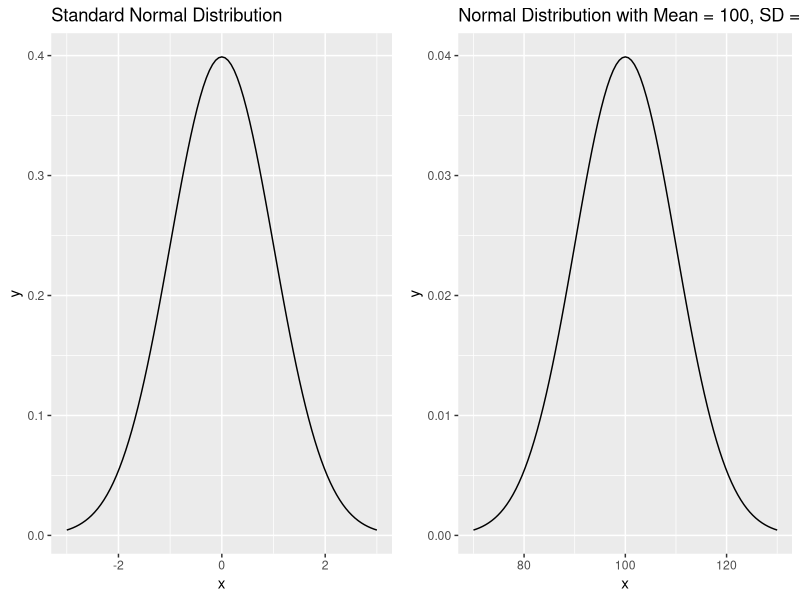
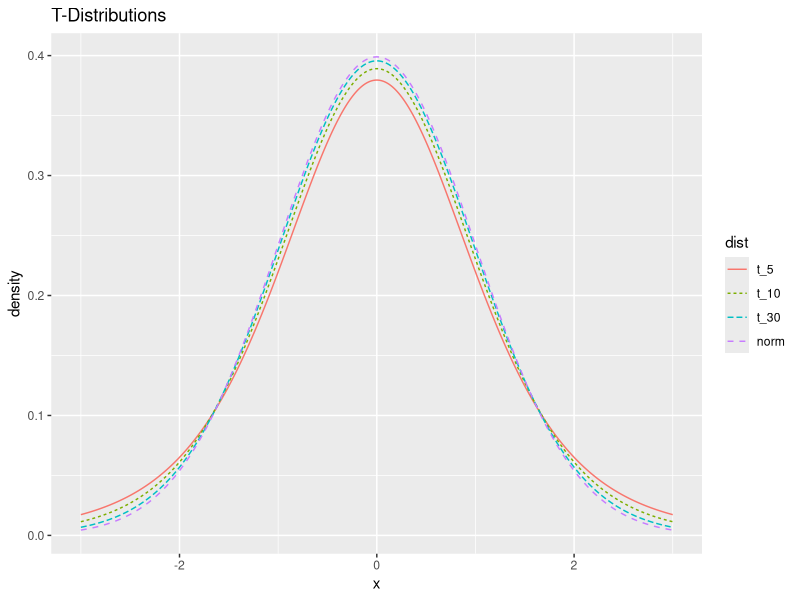
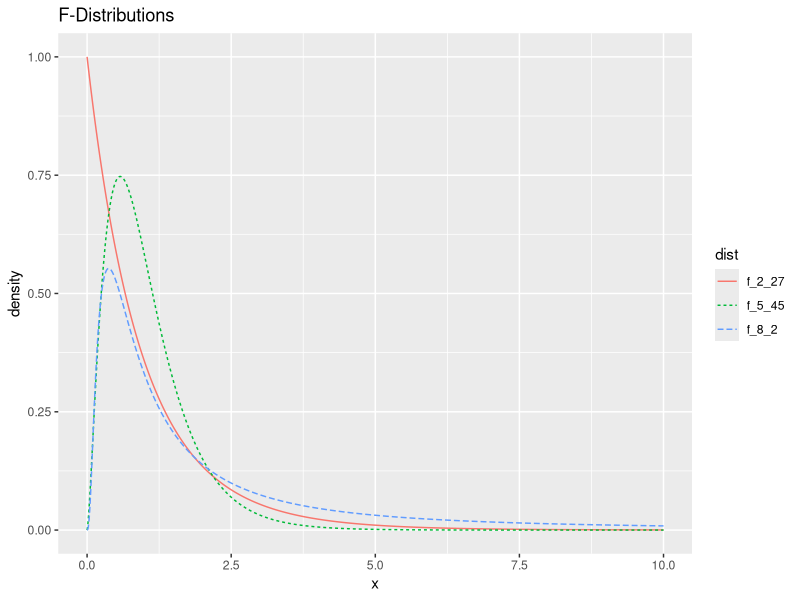
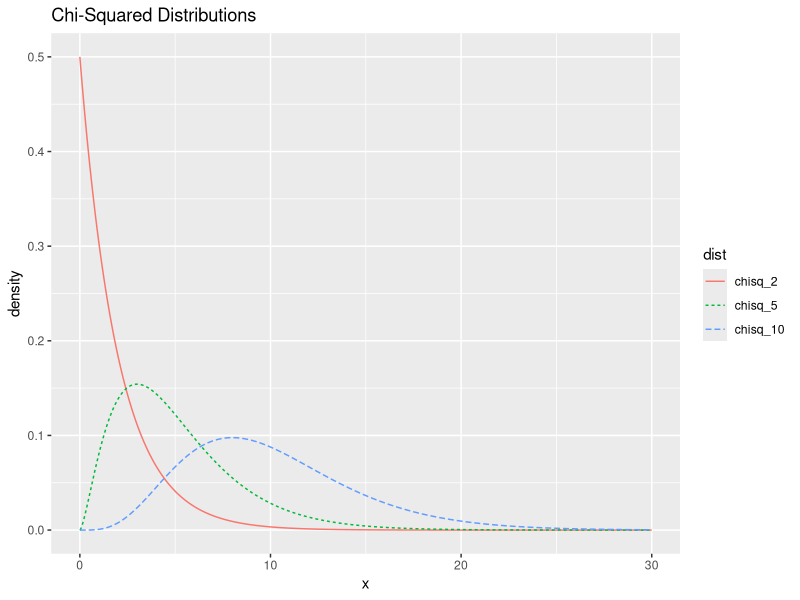

These charts were generated, in order, by the following R code:
# Looking at dnorm, pnorm, and qnorm - p. 3

# d stands for density and calculates the probability density function
# at some value x (i.e. tells us how tall the curve is at that point)

dnorm(0) # At x = 0, the pdf of x is around 0.4 (see the graph later)

# p stands for probability and it calculates the probability of a value below
# whatever we enter for q

pnorm(0) # There is a 0.5 probability of getting an x value less than 0
pnorm(-1.96) # There is a 0.025 probability of an x value less than -1.96

# q stands for quantile and it calculates the value that has probability p
# to the left of it (i.e. the reverse of pnorm())

qnorm(0.5) # The x value with probability 0.5 to the left of it is x = 0
qnorm(0.025) # The x value with probability 0.025 to the left of it x = -1.96



# Graphs on pages 4 and 5

library(ggplot2)
library(gridExtra)

# Normal Distribution Graphs

g1 <- ggplot(data = data.frame(x = c(-3, 3)), aes(x)) +
  stat_function(fun = dnorm, n = 101) +
  labs(title = "Standard Normal Distribution")

g2 <- ggplot(data = data.frame(x = c(70, 130)), aes(x)) +
  stat_function(fun = dnorm, n = 101, args = list(mean = 100, sd = 10)) +
  labs(title = "Normal Distribution with Mean = 100, SD = 10")

# Notice that we're using a function called stat_function() to add a normal
# distribution curve to both graphs. In the first, the default is a standard
# normal (mean = 0 and s.d. = 1). In the second, we use the args = ___ argument
# to say which arguments of the dnorm() function we want to use

grid.arrange(g1, g2, ncol = 2)




# T-Distribution Graph

# The dplyr library contains the mutate() function to add variables to our data
# The tidyr library contains pivot_longer() which lets us convert our data from
# a "wide" format where each t-distribution gets it's own column, to a "long"
# or "tidy" format where our variables are distribution and density function
# value. This lets us easily plot separate lines by the distribution variable.

library(dplyr)
library(tidyr)

df <- data.frame(x = seq(-3, 3, .01))
df <- mutate(df, t_5 = dt(x, 5), t_10 = dt(x, 10), t_30 = dt(x , 30),
             norm = dnorm(x))
df <- pivot_longer(df, -x, names_to = "dist", values_to = "density")
df$dist <- factor(df$dist, levels = c("t_5", "t_10", "t_30", "norm"))

ggplot(df, aes(x = x, y = density, color = dist)) +
  geom_line(aes(linetype = dist)) +
  labs(title = "T-Distributions")

pnorm(-2)
pt(-2, 5)

# F-Distribution Graph

df <- data.frame(x = seq(0, 10, .01))
df <- mutate(df, f_2_27 = df(x, 2, 27), f_5_45 = df(x, 5, 45),
             f_8_2 = df(x, 8, 2))
df <- pivot_longer(df, -x, names_to = "dist", values_to = "density")

ggplot(df, aes(x = x, y = density, color = dist)) +
  geom_line(aes(linetype = dist)) +
  labs(title = "F-Distributions")



# Chi-Squared Distribution Graph

df <- data.frame(x = seq(0, 30, .01))
df <- mutate(df, chisq_2 = dchisq(x, 2), chisq_10 = dchisq(x, 10),
             chisq_5 = dchisq(x, 5))
df <- pivot_longer(df, -x, names_to = "dist", values_to = "density")
df$dist <- factor(df$dist, levels = c("chisq_2", "chisq_5", "chisq_10"))

ggplot(df, aes(x = x, y = density, color = dist)) +
  geom_line(aes(linetype = dist)) +
  labs(title = "Chi-Squared Distributions")




# Working with probabities - Example 1
# by default the lower tail is shaded/calculated, so these are the same

pt(1.28, df = 24, lower.tail = TRUE)
pt(1.28, df = 24)


# Working with probabities - Example 2
# We can use lower.tail = FALSE or calculate 1 minus the lower tail to calculate
# areas ABOVE some cutoff

pt(1.28, df = 24, lower.tail = FALSE)
1 - pt(1.28, 24)


# T distribution probabilties on p. 7

# two options for a
pt(2, 12)
pt(2, 12, lower.tail = TRUE)

# b
pt(-0.5, 5, lower.tail = FALSE)

#c
pt(1.28, 999, lower.tail = FALSE)